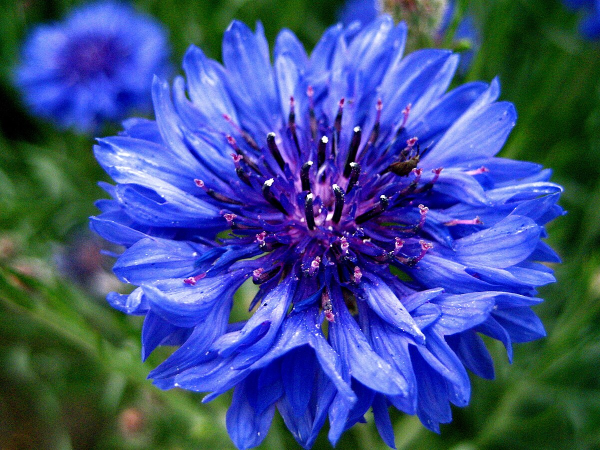
#> input picture ISP_minimal/flower.jpg, 1200 x 900 px (shown at 1/2 size)
$ python decode_frm.py
#> lines starting #> are read from the running program, lines starting #| are printed output that depends on the picture
from PIL import Image

# Load and resize image
img = Image.open('ISP_minimal/flower.jpg').convert('RGB')
#> img is the input picture: PIL image 1200x900 RGB; mean R, G, B 61.1, 79.9, 137.3
img = img.resize((576, 576))
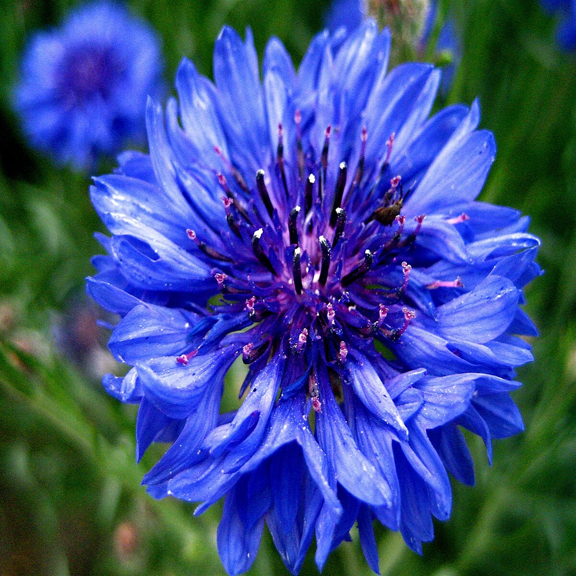
#> img: PIL image 576x576 RGB; mean R, G, B 61.1, 79.9, 137.3

with open('ISP_minimal/new_test_rgb565.frm', 'wb') as f:
    for y in range(576):
        for x in range(576):
            r, g, b = img.getpixel((x, y))
            # Convert to RGB565
            rgb565 = ((r & 0xF8) << 8) | ((g & 0xFC) << 3) | (b >> 3)
            f.write(rgb565.to_bytes(2, byteorder='big'))
